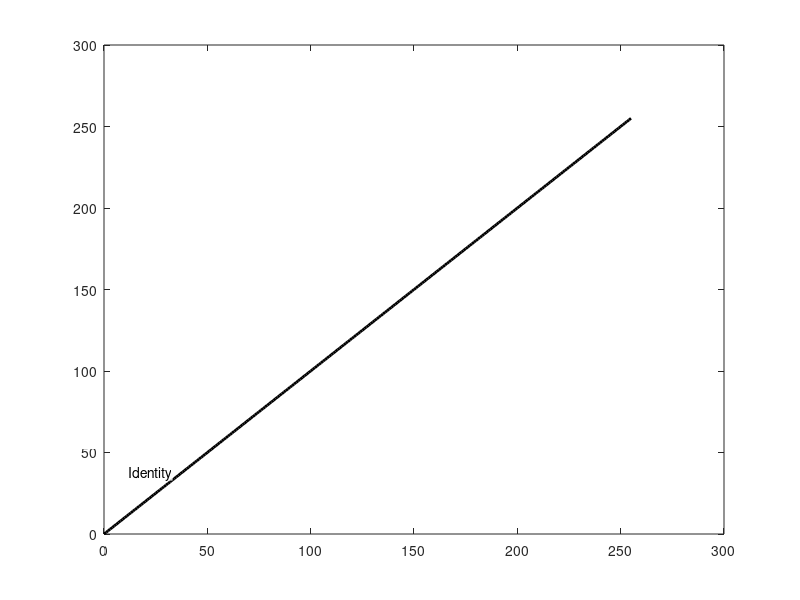

The MATLAB source for this figure: (Note: this script raises an error after producing the figure.)
close all;
clc;

R = 0:255; 
C = 1;
N=2.2;

%Identity
figure, plot(R,R, 'k','LineWidth',2); % cuver black color='k' and width=2
annotation('textbox', [0.16,0.2,0.02,0.02],'String', 'Identity',...
    'EdgeColor',[1 1 1],'LineWidth',0,'BackgroundColor',[1  1 1]);
hold on;

%Image Negative
L=256;
img_Neg= (L-1)-R;
plot(R,img_Neg, 'k','LineWidth',2);
annotation('textbox', [0.16,0.84,0.02,0.02],'String', 'Negative',...
    'EdgeColor',[1 1 1],'LineWidth',0,'BackgroundColor',[1  1 1]);
hold on;


%power
img_power=C*(R.^N);
Temp=256/img_power(256);
I_P=Temp*img_power;
plot(R,I_P, 'k','LineWidth',2);
 annotation('textbox', [0.65,0.60,.15,0.00001],'String', 'nth power',...
    'EdgeColor',[1 1 1],'LineWidth',0,'BackgroundColor',[1  1 1]); 
hold on;

%Nth root
img_NRoot=C*(R.^(1/N));
Temp1=256/img_NRoot(256);
I_NR=Temp1*img_NRoot;
plot(R,I_NR, 'k','LineWidth',2);
  annotation('textbox', [0.57,0.81,.15,0.00001],'String', 'nth root',...
    'EdgeColor',[1 1 1],'LineWidth',0,'BackgroundColor',[1  1 1]);
hold on;


%log
img_Log = C * log(1+R);
Temp2=255/(C*log(256));
I_L = Temp2*img_Log; %uint8(S(R + 1));
plot(R,I_L, 'k','LineWidth',2);
annotation('textbox', [0.2,0.66,0.02,0.00001],'String', 'Log',...
    'EdgeColor',[1 1 1],'LineWidth',0,'BackgroundColor',[1  1 1]);
hold on;

%inverse log
img_invLog = exp(R/Temp2)-1;
 plot(R,img_invLog,'k','LineWidth',2);
 annotation('textbox', [0.55,0.24,.15,0.00001],'String', 'Inverse Log',...
    'EdgeColor',[1 1 1],'LineWidth',0,'BackgroundColor',[1  1 1]);
hold on;
 
 title('Basic Gray Level Transformations');
xlabel('Input Intensity Level,r');
ylabel('Output Intensity Level,s');

 
 axis([0 255 0 255])
% for tick and labels
a=[0 63.75  127.5  191.25 255];
labels={'0' 'L/4' 'L/3' '2L/4' 'L-1'};
 set(gca, 'XTick',a, 'XTickLabel', labels);
set(gca, 'YTick',a, 'YTickLabel', labels);
